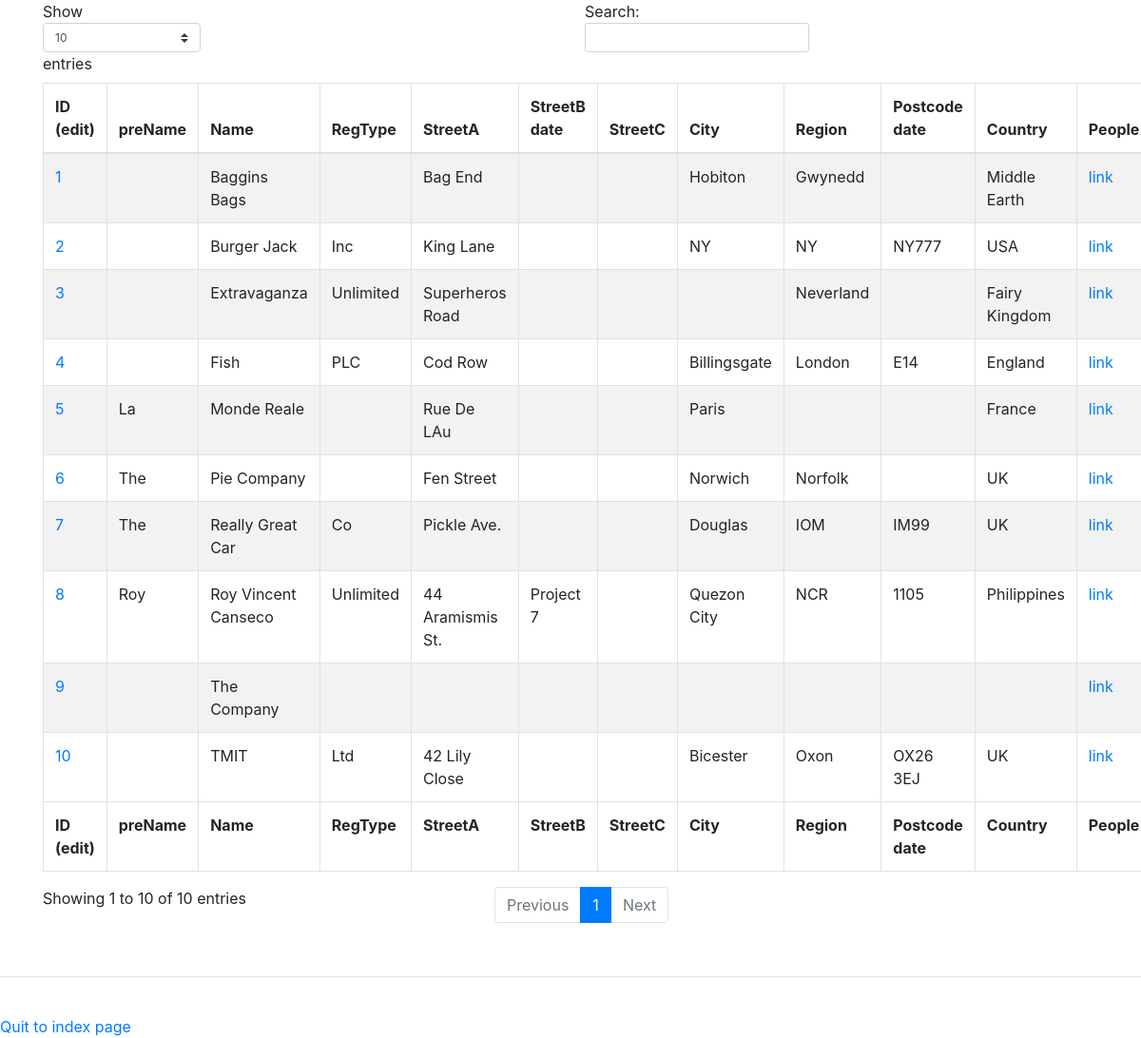
Page /main/listCompany2.php on the committed database.
### tables this page shows
CREATE TABLE `tcompany` (
  `ID` int(11) NOT NULL,
  `preName` varchar(50) DEFAULT NULL,
  `Name` varchar(250) NOT NULL,
  `RegType` varchar(50) DEFAULT NULL,
  `StreetA` varchar(150) DEFAULT NULL,
  `StreetB` varchar(150) DEFAULT NULL,
  `StreetC` varchar(150) DEFAULT NULL,
  `City` varchar(150) DEFAULT NULL,
  `Region` varchar(150) DEFAULT NULL,
  `Postcode` varchar(50) DEFAULT NULL,
  `Country` varchar(250) NOT NULL
);

### main/listCompany2.php (the view, shortened to what this page needs)
<!DOCTYPE html>
<html>
<head>
<link rel="stylesheet" href="https://maxcdn.bootstrapcdn.com/bootstrap/4.1.3/css/bootstrap.min.css">
</head>
<body>
<div class="container">
<?php
$servername = "localhost";
$username = "root";
$password = "";
$databaseName = "alphaCRM";
$conn = new mysqli($servername, $username, $password, $databaseName);
$sql = "SELECT * FROM tCompany
			ORDER BY Name";
$result = $conn->query($sql);
if ($result->num_rows > 0) {
		echo'
		<table id="companyTable" class="table table-striped table-bordered" style="width:100%">
	        <thead>
	            <tr>
	            	<th>ID (edit)</th>
	                <th>preName</th>
	                <th>Name</th>
	                <th>RegType	</th>
	                <th>StreetA</th>
	                <th>StreetB date</th>
	                <th>StreetC</th>
	                <th>City	</th>
	                <th>Region</th>
	                <th>Postcode date</th>
	                <th>Country</th>
	                <th>People</th>
	            </tr>
	        </thead>
	        <tbody>
		';
	    $i = 1;
	    while($row = $result->fetch_assoc()) {
	        echo '
	  				<tr>
	        			<td> <a href="editCompanyForm.php?ID='.$row["ID"].'" >'.$i.'</a></td>
	               <td>'.$row["preName"].'</td>
	               <td>'.$row["Name"].'</td>
	               <td>'.$row["RegType"].'</td>
	               <td>'.$row["StreetA"].'</td>
	               <td>'.$row["StreetB"].'</td>
	               <td>'.$row["StreetC"].'</td>
	               <td>'.$row["City"].'</td>
	               <td>'.$row["Region"].'</td>
	               <td>'.$row["Postcode"].'</td>
	               <td>'.$row["Country"].'</td>
	               <td><a href="listPeople.php?ID='.$row["ID"].'" > link </a> </td>
	            </tr>
	        ';
				$i++;
	    }
	 	echo'
	        </tbody>
	        <tfoot>
	            <tr>
	            	<th>ID (edit)</th>
	                <th>preName</th>
	                <th>Name</th>
	                <th>RegType	</th>
	                <th>StreetA</th>
	                <th>StreetB </th>
	                <th>StreetC</th>
	                <th>City	</th>
	                <th>Region</th>
	                <th>Postcode date</th>
	                <th>Country</th>
	                <th>People</th>
	            </tr>
	        </tfoot>
	    </table>
		';
} else {
    echo "0 results";
}
?>
</div>
<br><hr><br>
<a href="index.php"> Quit to index page</a>
</body>
</html>

### rows in the picture
tcompany: Name "Baggins Bags", StreetA "Bag End", City "Hobiton", Region "Gwynedd", Country "Middle Earth"
tcompany: Name "Burger Jack", RegType "Inc", StreetA "King Lane", City "NY", Region "NY", Postcode "NY777", Country "USA"
tcompany: Name "Extravaganza", RegType "Unlimited", StreetA "Superheros Road", Region "Neverland", Country "Fairy Kingdom"
tcompany: Name "Fish", RegType "PLC", StreetA "Cod Row", City "Billingsgate", Region "London", Postcode "E14", Country "England"
tcompany: preName "La", Name "Monde Reale", StreetA "Rue De LAu", City "Paris", Country "France"
tcompany: preName "The", Name "Pie Company", StreetA "Fen Street", City "Norwich", Region "Norfolk", Country "UK"
tcompany: preName "The", Name "Really Great Car", RegType "Co", StreetA "Pickle Ave.", City "Douglas", Region "IOM", Postcode "IM99", Country "UK"
tcompany: preName "Roy", Name "Roy Vincent Canseco", RegType "Unlimited", StreetA "44 Aramismis St.", StreetB "Project 7", City "Quezon City", Region "NCR", Postcode "1105", Country "Philippines"
tcompany: Name "The Company"
tcompany: Name "TMIT", RegType "Ltd", StreetA "42 Lily Close", City "Bicester", Region "Oxon", Postcode "OX26 3EJ", Country "UK"
